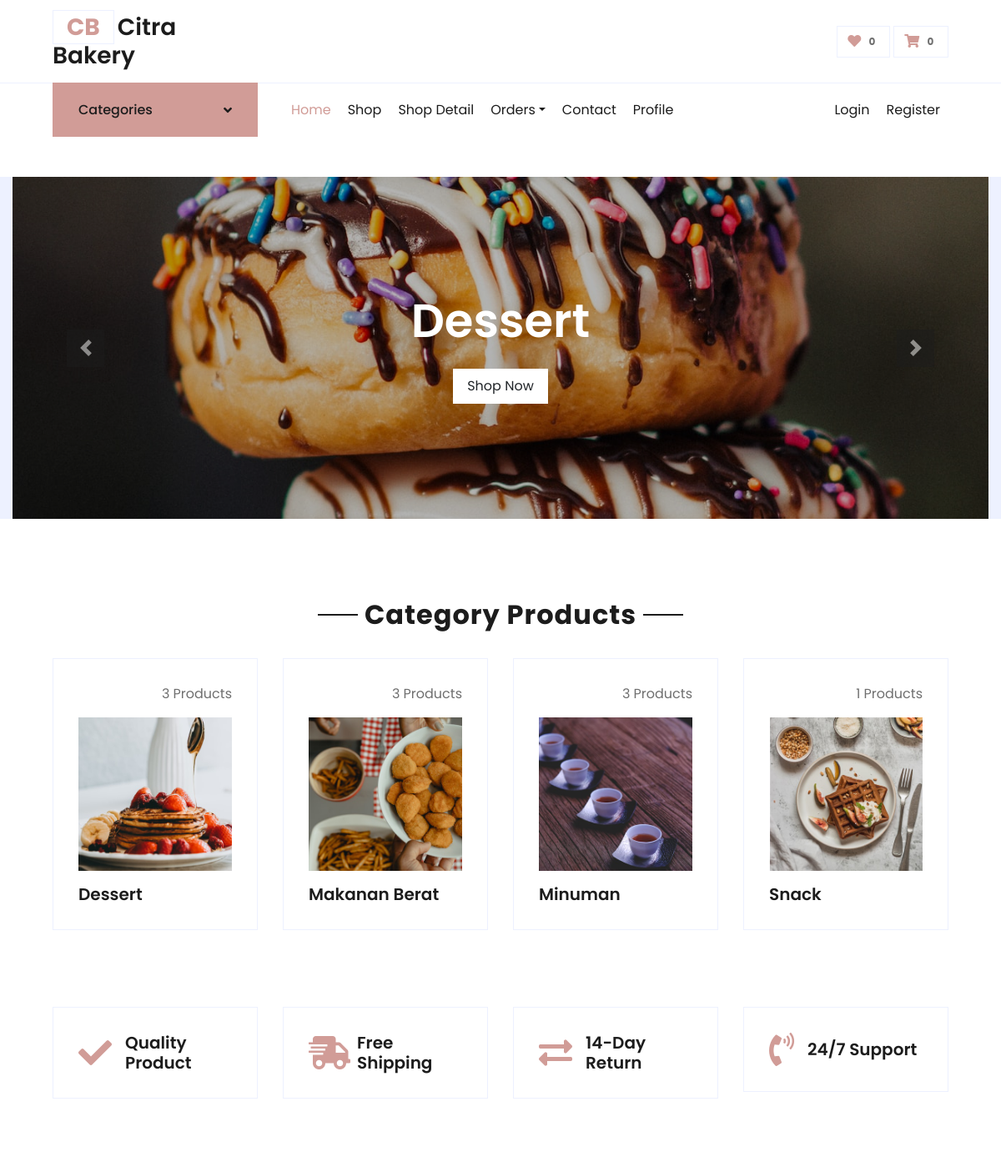
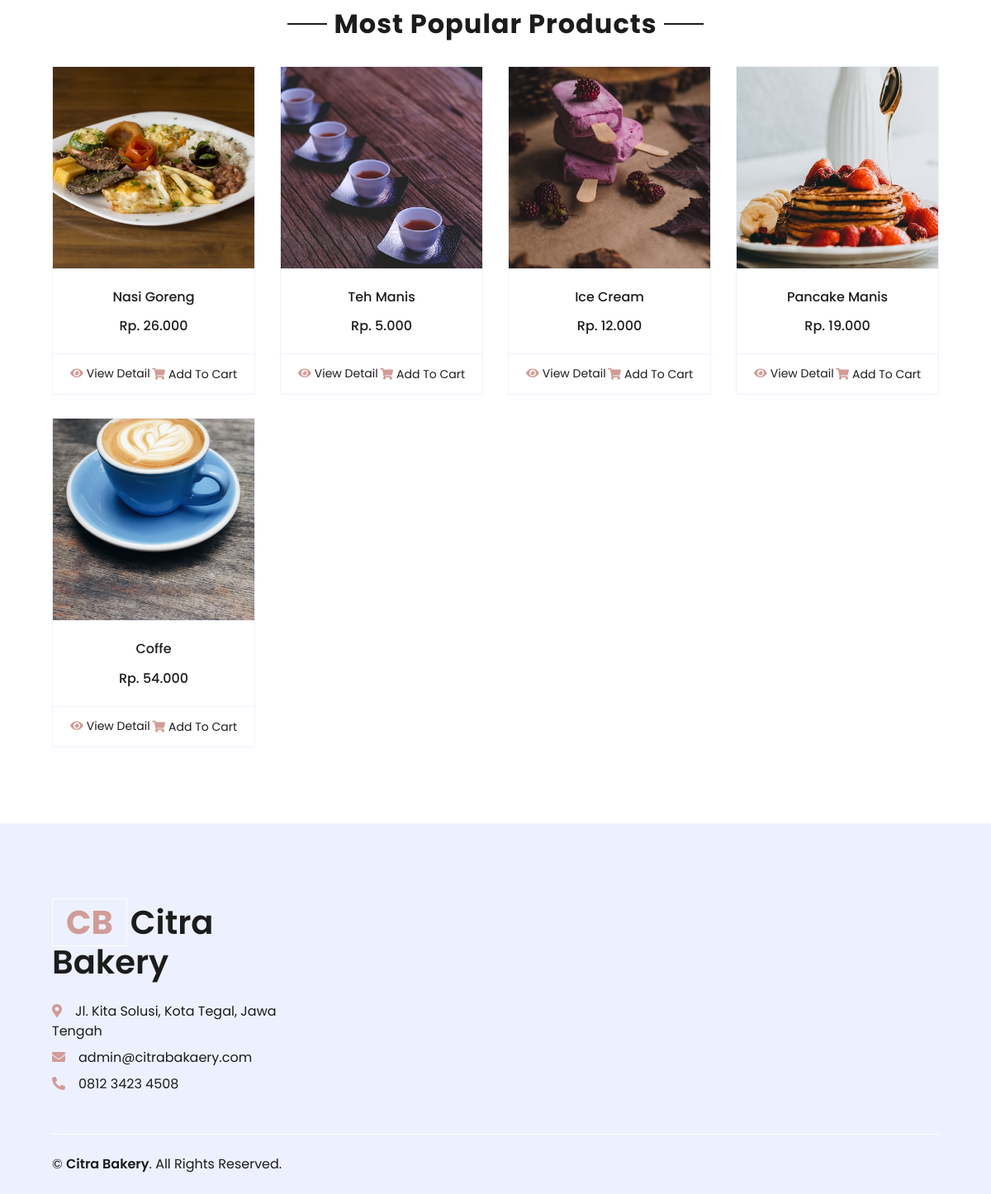
The page /home on the database its author committed (2 pictures, top to bottom).
### tables this page shows
CREATE TABLE `kategori` (
  `id` int(11) NOT NULL,
  `kategori` varchar(100) NOT NULL,
  `gambar` text DEFAULT NULL,
  `createdAt` timestamp NOT NULL DEFAULT current_timestamp(),
  `updatedAt` timestamp NULL DEFAULT NULL ON UPDATE current_timestamp()
);

CREATE TABLE `menu` (
  `id` int(11) NOT NULL,
  `kategori_id` int(11) NOT NULL,
  `nama_menu` varchar(100) NOT NULL,
  `deskripsi` text DEFAULT NULL,
  `harga` int(11) NOT NULL,
  `stok` int(7) NOT NULL DEFAULT 0,
  `createdAt` timestamp NOT NULL DEFAULT current_timestamp(),
  `updatedAt` timestamp NULL DEFAULT NULL ON UPDATE current_timestamp()
);

CREATE TABLE `gambar` (
  `id` int(11) NOT NULL,
  `idMenu` int(11) NOT NULL,
  `gambar` text NOT NULL,
  `createdAt` timestamp NOT NULL DEFAULT current_timestamp(),
  `updatedAt` timestamp NULL DEFAULT NULL ON UPDATE current_timestamp()
);

### application/controllers/Frontend.php (called while the page is built, shortened)
<?php
class Frontend extends CI_Controller
{
    public function __construct()
    {
        $this->load->model('M_Front', 'front');
    }
    public function index()
    {
        $data = [
            'title'           => 'Home | Citra Bakery',
            'page'            => 'frontend/home',
            'kategori'        => $this->front->getKategori(),
            'products'        => $this->front->getPopularProducts(),
            'productKategori' => $this->front->getProductKategori()
        ];
        $this->load->view('frontend/index', $data);
    }
}

### index.php (called while the page is built, shortened)
<?php
require_once BASEPATH . 'core/CodeIgniter.php';

### application/models/M_Front.php (called while the page is built, shortened)
<?php
class M_Front extends CI_Model
{
	public function getKategori()
	{
		$this->db->order_by('kategori', 'asc');
		return $this->db->get('kategori')->result();
	}
	public function getPopularProducts()
	{
		$this->db->select('SUM(keranjang.total) as total, menu.id, menu.nama_menu, menu.harga, menu.stok');
		$this->db->join('menu', 'menu.id = keranjang.idMenu', 'inner');
		$this->db->group_by('keranjang.idMenu');
		$this->db->order_by('total', 'desc');
		return $this->db->get('keranjang', 8)->result();
	}
	public function getProductKategori()
	{
		$this->db->select('kategori.id, kategori.kategori, COUNT(menu.id) as total, menu.id as idMenu');
		$this->db->join('menu', 'menu.kategori_id = kategori.id', 'inner');
		$this->db->group_by('menu.kategori_id');
		$this->db->order_by('kategori.kategori', 'asc');
		return $this->db->get('kategori', 8)->result();
	}
}

### application/helpers/menu_helper.php (called while the page is built, shortened)
<?php
function gambar($idMenu)
{
	$CI = &get_instance();
	$CI->db->where('idMenu', $idMenu);
	$CI->db->order_by('gambar', 'RANDOM');
	$data = $CI->db->get('gambar')->row();
	return $data->gambar;
}

### application/views/frontend/home.php (the view, shortened to what this page needs)
<div class="container-fluid bg-secondary mb-5">
	<div id="header-carousel" class="carousel slide" data-ride="carousel">
		<div class="carousel-inner">
			<?php foreach ($kategori as $i => $k) : ?>
				<div class="carousel-item <?= ($i == 0) ? 'active' : ''; ?>" style="height: 410px;">
					<img class="img-fluid" src="<?= base_url('upload/gambar/' . $k->gambar); ?>" alt="<?= $k->kategori; ?>">
					<div class="carousel-caption d-flex flex-column align-items-center justify-content-center">
						<div class="p-3">
							<h3 class="display-4 text-white font-weight-semi-bold mb-4"><?= $k->kategori; ?></h3>
							<a href="<?= base_url('shop/' . $k->id); ?>" class="btn btn-light py-2 px-3">Shop Now</a>
						</div>
					</div>
				</div>
			<?php endforeach; ?>
		</div>
		<a class="carousel-control-prev" href="#header-carousel" data-slide="prev">
			<div class="btn btn-dark" style="width: 45px; height: 45px;">
				<span class="carousel-control-prev-icon mb-n2"></span>
			</div>
		</a>
		<a class="carousel-control-next" href="#header-carousel" data-slide="next">
			<div class="btn btn-dark" style="width: 45px; height: 45px;">
				<span class="carousel-control-next-icon mb-n2"></span>
			</div>
		</a>
	</div>
</div>
<div class="container-fluid pt-5">
	<div class="text-center mb-4">
		<h2 class="section-title px-5"><span class="px-2">Category Products</span></h2>
	</div>
	<div class="row px-xl-5 pb-3">
		<?php foreach ($productKategori as $product) : ?>
			<div class="col-lg-3 col-md-6 pb-1">
				<div class="cat-item d-flex flex-column border mb-4" style="padding: 30px;">
					<p class="text-right"><?= $product->total; ?> Products</p>
					<a href="<?= base_url('shop/' . $product->id); ?>" class="cat-img position-relative overflow-hidden mb-3">
						<img class="img-fluid" src="<?= base_url('upload/gambar/' . gambar($product->idMenu)); ?>" alt="<?= $product->kategori; ?>">
					</a>
					<h5 class="font-weight-semi-bold m-0"><?= $product->kategori; ?></h5>
				</div>
			</div>
		<?php endforeach; ?>
	</div>
</div>
<div class="container-fluid pt-5">
	<div class="row px-xl-5 pb-3">
		<div class="col-lg-3 col-md-6 col-sm-12 pb-1">
			<div class="d-flex align-items-center border mb-4" style="padding: 30px;">
				<h1 class="fa fa-check text-primary m-0 mr-3"></h1>
				<h5 class="font-weight-semi-bold m-0">Quality Product</h5>
			</div>
		</div>
		<div class="col-lg-3 col-md-6 col-sm-12 pb-1">
			<div class="d-flex align-items-center border mb-4" style="padding: 30px;">
				<h1 class="fa fa-shipping-fast text-primary m-0 mr-2"></h1>
				<h5 class="font-weight-semi-bold m-0">Free Shipping</h5>
			</div>
		</div>
		<div class="col-lg-3 col-md-6 col-sm-12 pb-1">
			<div class="d-flex align-items-center border mb-4" style="padding: 30px;">
				<h1 class="fas fa-exchange-alt text-primary m-0 mr-3"></h1>
				<h5 class="font-weight-semi-bold m-0">14-Day Return</h5>
			</div>
		</div>
		<div class="col-lg-3 col-md-6 col-sm-12 pb-1">
			<div class="d-flex align-items-center border mb-4" style="padding: 30px;">
				<h1 class="fa fa-phone-volume text-primary m-0 mr-3"></h1>
				<h5 class="font-weight-semi-bold m-0">24/7 Support</h5>
			</div>
		</div>
	</div>
</div>
<div class="container-fluid pt-5">
	<div class="text-center mb-4">
		<h2 class="section-title px-5"><span class="px-2">Most Popular Products</span></h2>
	</div>
	<div class="row px-xl-5 pb-3">
		<?php foreach ($products as $product) : ?>
			<div class="col-lg-3 col-md-6 col-sm-12 pb-1">
				<div class="card product-item border-0 mb-4">
					<div class="card-header product-img position-relative overflow-hidden bg-transparent border p-0">
						<img class="img-fluid w-100" src="<?= base_url('upload/gambar/' . gambar($product->id)); ?>" alt="<?= $product->nama_menu; ?>">
					</div>
					<div class="card-body border-left border-right text-center p-0 pt-4 pb-3">
						<h6 class="text-truncate mb-3"><?= $product->nama_menu; ?></h6>
						<div class="d-flex justify-content-center">
							<h6><?= 'Rp. ' . number_format($product->harga, 0, ',', '.'); ?></h6>
						</div>
					</div>
					<div class="card-footer d-flex justify-content-between bg-light border">
						<a href="<?= base_url('detail/' . $product->id); ?>" class="btn btn-sm text-dark p-0"><i class="fas fa-eye text-primary mr-1"></i>View Detail</a>
						<?php if ($product->stok > 0) : ?>
							<form action="<?= base_url('addToCart'); ?>" method="POST">
								<button type="submit" class="btn btn-sm text-dark p-0"><i class="fas fa-shopping-cart text-primary mr-1"></i>Add To Cart</button>
							</form>
						<?php else : ?>
							<a href="javascript:void(0)" class="btn btn-sm text-muted p-0" data-toggle="tooltip" title="Sold Out"><i class="fas fa-shopping-cart text-muted mr-1"></i><del>Add To Cart</del></a>
						<?php endif; ?>
					</div>
				</div>
			</div>
		<?php endforeach; ?>
	</div>
</div>

### rows shown on the page
kategori: gambar (picture), kategori "Dessert"
menu: total "3", id.gambar (picture), kategori.kategori "Dessert", nama_menu "Pancake Manis", harga "19.000"
menu: total "3", id.gambar (picture), kategori.kategori "Makanan Berat"
menu: total "3", id.gambar (picture), kategori.kategori "Minuman", nama_menu "Teh Manis", harga "5.000"
menu: total "1", id.gambar (picture), kategori.kategori "Snack"
menu: id.gambar (picture), nama_menu "Nasi Goreng", harga "26.000"
menu: id.gambar (picture), nama_menu "Ice Cream", harga "12.000"
menu: id.gambar (picture), nama_menu "Coffe", harga "54.000"
